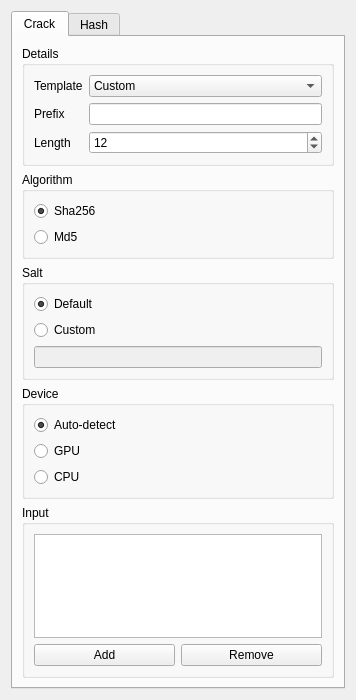
<?xml version="1.0" encoding="UTF-8"?>
<ui version="4.0">
 <class>root_widget</class>
 <widget class="QWidget" name="root_widget">
  <property name="geometry">
   <rect>
    <x>0</x>
    <y>0</y>
    <width>356</width>
    <height>700</height>
   </rect>
  </property>
  <property name="windowTitle">
   <string>Form</string>
  </property>
  <layout class="QGridLayout" name="gridLayout">
   <item row="0" column="0">
    <widget class="QTabWidget" name="root_tab">
     <property name="currentIndex">
      <number>0</number>
     </property>
     <widget class="QWidget" name="crack_tab">
      <attribute name="title">
       <string>Crack</string>
      </attribute>
      <layout class="QVBoxLayout" name="verticalLayout_6">
       <item>
        <widget class="QGroupBox" name="crack_details_group">
         <property name="title">
          <string>Details</string>
         </property>
         <layout class="QFormLayout" name="formLayout">
          <property name="fieldGrowthPolicy">
           <enum>QFormLayout::AllNonFixedFieldsGrow</enum>
          </property>
          <item row="1" column="1">
           <widget class="QLineEdit" name="crack_details_length_edit"/>
          </item>
          <item row="0" column="0">
           <widget class="QLabel" name="crack_details_template_lbl">
            <property name="text">
             <string>Template</string>
            </property>
           </widget>
          </item>
          <item row="0" column="1">
           <widget class="QComboBox" name="crack_details_length_combo">
            <item>
             <property name="text">
              <string>Custom</string>
             </property>
            </item>
           </widget>
          </item>
          <item row="1" column="0">
           <widget class="QLabel" name="crack_details_prefix_lbl">
            <property name="text">
             <string>Prefix</string>
            </property>
           </widget>
          </item>
          <item row="2" column="0">
           <widget class="QLabel" name="crack_details_length_lbl">
            <property name="text">
             <string>Length</string>
            </property>
           </widget>
          </item>
          <item row="2" column="1">
           <widget class="QSpinBox" name="crack_details_length_spin">
            <property name="minimum">
             <number>1</number>
            </property>
            <property name="maximum">
             <number>25</number>
            </property>
            <property name="value">
             <number>12</number>
            </property>
           </widget>
          </item>
         </layout>
        </widget>
       </item>
       <item>
        <widget class="QGroupBox" name="crack_algo_group">
         <property name="title">
          <string>Algorithm</string>
         </property>
         <layout class="QVBoxLayout" name="verticalLayout_4">
          <item>
           <widget class="QRadioButton" name="crack_algo_sha256_radio">
            <property name="text">
             <string>Sha256</string>
            </property>
            <property name="checked">
             <bool>true</bool>
            </property>
           </widget>
          </item>
          <item>
           <widget class="QRadioButton" name="crack_algo_md5_radio">
            <property name="text">
             <string>Md5</string>
            </property>
           </widget>
          </item>
         </layout>
        </widget>
       </item>
       <item>
        <widget class="QGroupBox" name="crack_salt_group">
         <property name="title">
          <string>Salt</string>
         </property>
         <layout class="QVBoxLayout" name="verticalLayout_5">
          <item>
           <widget class="QRadioButton" name="crack_salt_deafult_radio">
            <property name="text">
             <string>Default</string>
            </property>
            <property name="checked">
             <bool>true</bool>
            </property>
           </widget>
          </item>
          <item>
           <widget class="QRadioButton" name="crack_salt_custom_radio">
            <property name="text">
             <string>Custom</string>
            </property>
           </widget>
          </item>
          <item>
           <widget class="QLineEdit" name="crack_salt_custom_edit">
            <property name="enabled">
             <bool>false</bool>
            </property>
           </widget>
          </item>
         </layout>
        </widget>
       </item>
       <item>
        <widget class="QGroupBox" name="crack_device_group">
         <property name="title">
          <string>Device</string>
         </property>
         <layout class="QVBoxLayout" name="verticalLayout_7">
          <item>
           <widget class="QRadioButton" name="crack_device_auto_radio">
            <property name="text">
             <string>Auto-detect</string>
            </property>
            <property name="checked">
             <bool>true</bool>
            </property>
           </widget>
          </item>
          <item>
           <widget class="QRadioButton" name="crack_device_gpu_radio">
            <property name="text">
             <string>GPU</string>
            </property>
           </widget>
          </item>
          <item>
           <widget class="QRadioButton" name="crack_device_cpu_radio">
            <property name="text">
             <string>CPU</string>
            </property>
           </widget>
          </item>
         </layout>
        </widget>
       </item>
       <item>
        <widget class="QGroupBox" name="crack_input_group">
         <property name="title">
          <string>Input</string>
         </property>
         <property name="flat">
          <bool>false</bool>
         </property>
         <layout class="QGridLayout" name="gridLayout_3">
          <item row="1" column="0">
           <widget class="QPushButton" name="crack_input_add_btn">
            <property name="text">
             <string>Add</string>
            </property>
           </widget>
          </item>
          <item row="1" column="1">
           <widget class="QPushButton" name="crack_input_rem_btn">
            <property name="text">
             <string>Remove</string>
            </property>
           </widget>
          </item>
          <item row="0" column="0" colspan="2">
           <widget class="QListWidget" name="crack_input_list"/>
          </item>
         </layout>
        </widget>
       </item>
      </layout>
     </widget>
     <widget class="QWidget" name="hash_tab">
      <attribute name="title">
       <string>Hash</string>
      </attribute>
      <layout class="QVBoxLayout" name="verticalLayout_3">
       <item>
        <widget class="QGroupBox" name="hash_algo_group">
         <property name="title">
          <string>Algorithm</string>
         </property>
         <layout class="QVBoxLayout" name="verticalLayout">
          <item>
           <widget class="QRadioButton" name="algo_sha256_radio">
            <property name="text">
             <string>Sha256</string>
            </property>
            <property name="checked">
             <bool>true</bool>
            </property>
           </widget>
          </item>
          <item>
           <widget class="QRadioButton" name="hash_algo_md5_radio">
            <property name="text">
             <string>Md5</string>
            </property>
           </widget>
          </item>
         </layout>
        </widget>
       </item>
       <item>
        <widget class="QGroupBox" name="hash_salt_group">
         <property name="title">
          <string>Salt</string>
         </property>
         <layout class="QVBoxLayout" name="verticalLayout_2">
          <item>
           <widget class="QRadioButton" name="hash_salt_deafult_radio">
            <property name="text">
             <string>Default</string>
            </property>
            <property name="checked">
             <bool>true</bool>
            </property>
           </widget>
          </item>
          <item>
           <widget class="QRadioButton" name="hash_salt_custom_radio">
            <property name="text">
             <string>Custom</string>
            </property>
           </widget>
          </item>
          <item>
           <widget class="QLineEdit" name="hash_salt_custom_edit">
            <property name="enabled">
             <bool>false</bool>
            </property>
           </widget>
          </item>
         </layout>
        </widget>
       </item>
       <item>
        <widget class="QGroupBox" name="hash_input_group">
         <property name="title">
          <string>Input</string>
         </property>
         <property name="flat">
          <bool>false</bool>
         </property>
         <layout class="QGridLayout" name="gridLayout_2">
          <item row="1" column="0">
           <widget class="QPushButton" name="hash_input_add_btn">
            <property name="text">
             <string>Add</string>
            </property>
           </widget>
          </item>
          <item row="1" column="1">
           <widget class="QPushButton" name="hash_input_rem_btn">
            <property name="text">
             <string>Remove</string>
            </property>
           </widget>
          </item>
          <item row="0" column="0" colspan="2">
           <widget class="QListWidget" name="hash_input_list"/>
          </item>
         </layout>
        </widget>
       </item>
      </layout>
     </widget>
    </widget>
   </item>
  </layout>
 </widget>
 <resources/>
 <connections/>
</ui>
